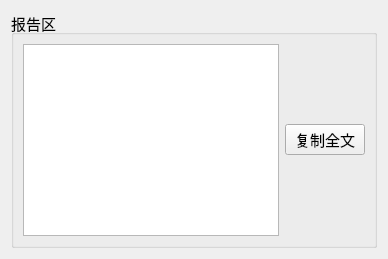
      <widget class="QWidget" name="tab_2">
       <attribute name="title">
        <string>报告区</string>
       </attribute>
       <layout class="QGridLayout" name="gridLayout_11">
        <item row="0" column="0">
         <layout class="QGridLayout" name="gridLayout_10">
          <item row="0" column="0">
           <widget class="QGroupBox" name="groupBox">
            <property name="maximumSize">
             <size>
              <width>16777215</width>
              <height>16777215</height>
             </size>
            </property>
            <property name="font">
             <font>
              <pointsize>11</pointsize>
             </font>
            </property>
            <property name="title">
             <string>报告区</string>
            </property>
            <layout class="QGridLayout" name="gridLayout_7">
             <item row="0" column="0">
              <layout class="QGridLayout" name="gridLayout_5">
               <item row="0" column="0">
                <widget class="QTextEdit" name="describe_te">
                 <property name="maximumSize">
                  <size>
                   <width>16777215</width>
                   <height>16777215</height>
                  </size>
                 </property>
                </widget>
               </item>
               <item row="0" column="1">
                <widget class="QPushButton" name="describe_bn">
                 <property name="text">
                  <string>复制全文</string>
                 </property>
                </widget>
               </item>
              </layout>
             </item>
            </layout>
           </widget>
          </item>
         </layout>
        </item>
       </layout>
      </widget>
